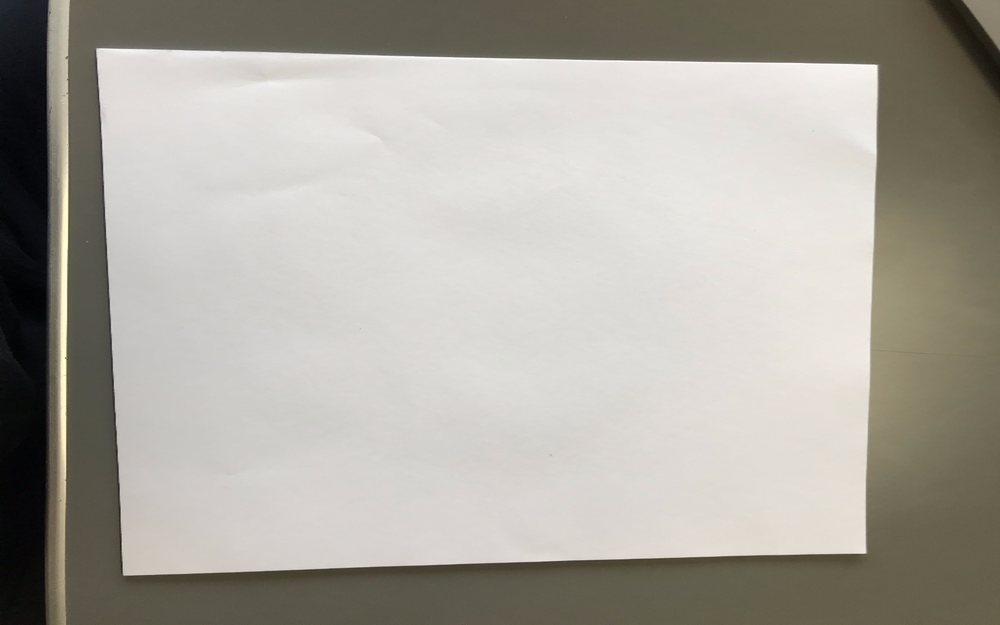
#> input picture Chapter_1/picture/edge.png, 1000 x 625 px, shrunk from 1920 x 1200 before the run
$ python liner_detect.py
#> lines starting #> are read from the running program, lines starting #| are printed output that depends on the picture; after the words box and inside, x2 and y2 are one past the last pixel; in counts of white or black regions, pixels touching at a corner belong together
import cv2
import numpy as np

img_src = cv2.imread('picture/edge.png', 1)
#> img_src is the input picture: shape (625, 1000, 3); mean B, G, R 159.7, 167.9, 171.4
img_dst = img_src.copy()
img_gray = cv2.cvtColor(img_src, cv2.COLOR_BGR2GRAY)            #グレー画像にする
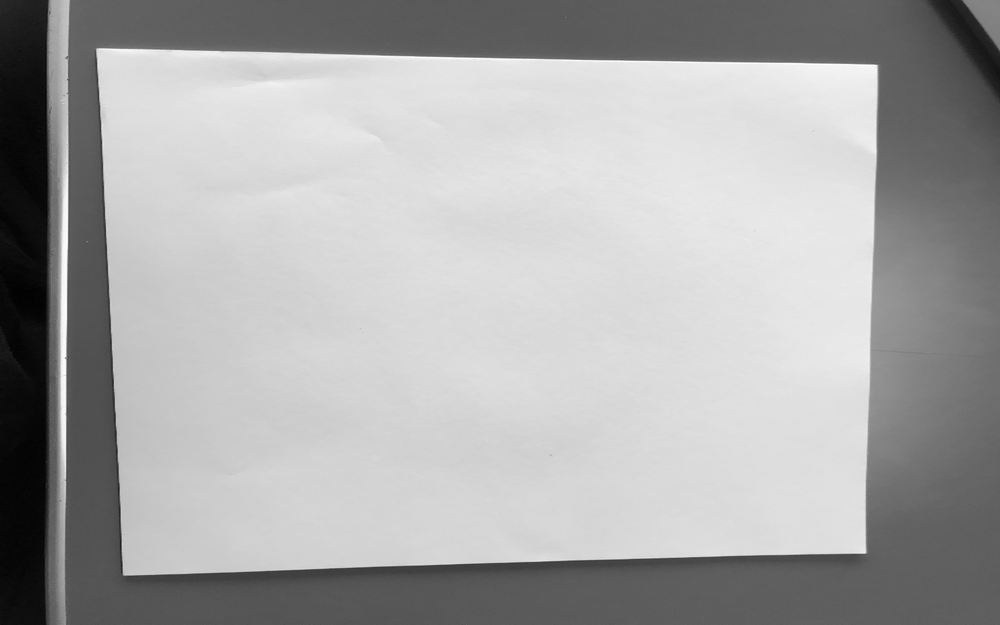
#> img_gray: shape (625, 1000); min 1, max 255, mean 168

img_edge = cv2.Canny(img_gray, 200, 200)                        #キャニー法によるエッジ検出
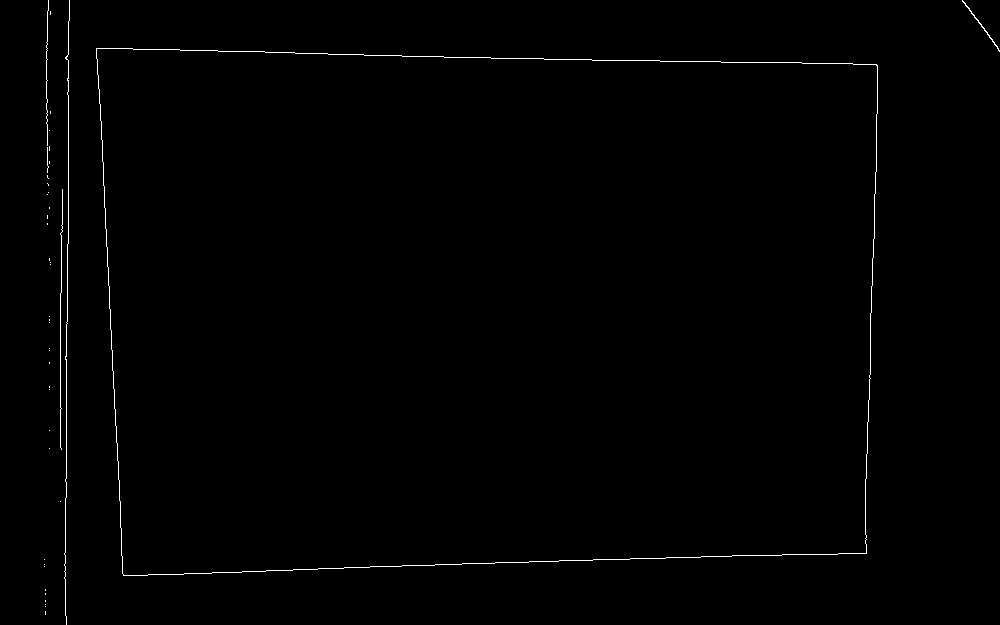
#> img_edge: shape (625, 1000); 0.6% white in thin lines or dots

#変数(入力画像,rhoの精度,thetaの精度,直線と見做されるのに必要な最低限の投票数)
lines = cv2.HoughLines(img_edge, 1, np.pi/180, 120)             #ハフ変換による直線検出
#> lines = [[49, 1.59], [-93, 3.09], [579, 1.54], [68, 0], [881, 0.0349], [66, 0], [60, 0], [568, 1.55], [72, 0.0175], [42, 1.61]]
#返り値([rho,theta]の配列で返される,この場合は[44,1,2])

rows, cols = img_dst.shape[:2]                                  #[:2]は[4032, 3024, 3]を[4032, 3024]に変換すること
#> rows = 625; cols = 1000

for rho, theta in lines[:, 0]:                                  #多次元配列の場合に使われ、全ての配列の0番目にアクセス
    a = np.cos(theta)
    b = np.sin(theta)
    x0 = a*rho
    y0 = b*rho
    cv2.line(img_dst,                                            #線の描画
        (int(x0 - cols*(b)), int(y0 + cols*(a))),
        (int(x0 + cols*(b)), int(y0 - cols*(a))),
        (0, 0, 255), 2)
#> this loop made 10 passes
#> (rho, theta, a, b, x0, y0) on passes 1 to 10: (49, 1.59, -0.0175, 1, -0.855, 48.99), (-93, 3.09, -0.999, 0.0523, 92.87, -4.87), (579, 1.54, 0.0349, 0.999, 20.21, 578.6), (68, 0, 1, 0, 68, 0), (881, 0.0349, 0.999, 0.0349, 880.5, 30.75), (66, 0, 1, 0, 66, 0), (60, 0, 1, 0, 60, 0), (568, 1.55, 0.0175, 1, 9.91, 567.9), (72, 0.0175, 1, 0.0175, 71.99, 1.26), (42, 1.61, -0.0349, 0.999, -1.47, 41.97)
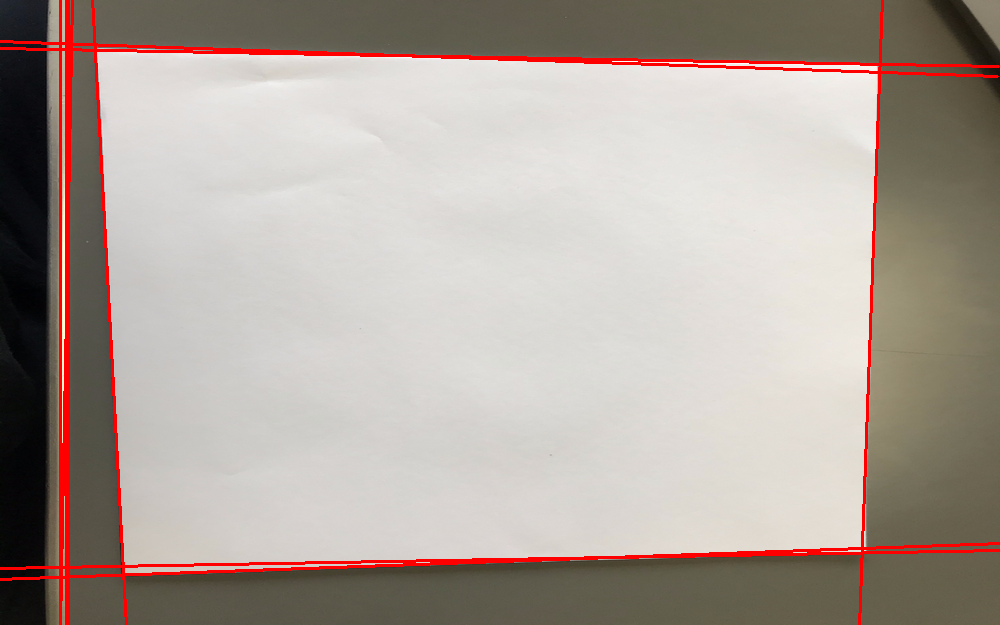
#> img_dst: shape (625, 1000, 3); 3.26% of pixels changed, all inside (x1, y1, x2, y2) = (0, 0, 1000, 625)

cv2.imwrite('picture/liner_detect.png', img_dst)

#rho:ρ, theta:θ
#直線が原点の下を通過する場合rhoは正、thetaは180度未満
#直線が原点の上を通過する場合rhoは負、thetaも負の値をとる
#x軸と平行な直線の場合、thetaは90度
#y軸と平行な直線の場合、thetaは0度
#配列のサイズは精度によって変化させる(1度ずつ調べる場合は180列必要)
#rhoは画像の直交方向の長さを最大値とする、1画素単位での精度が必要であれば、行の数を画像の対角方向の長さに設定
